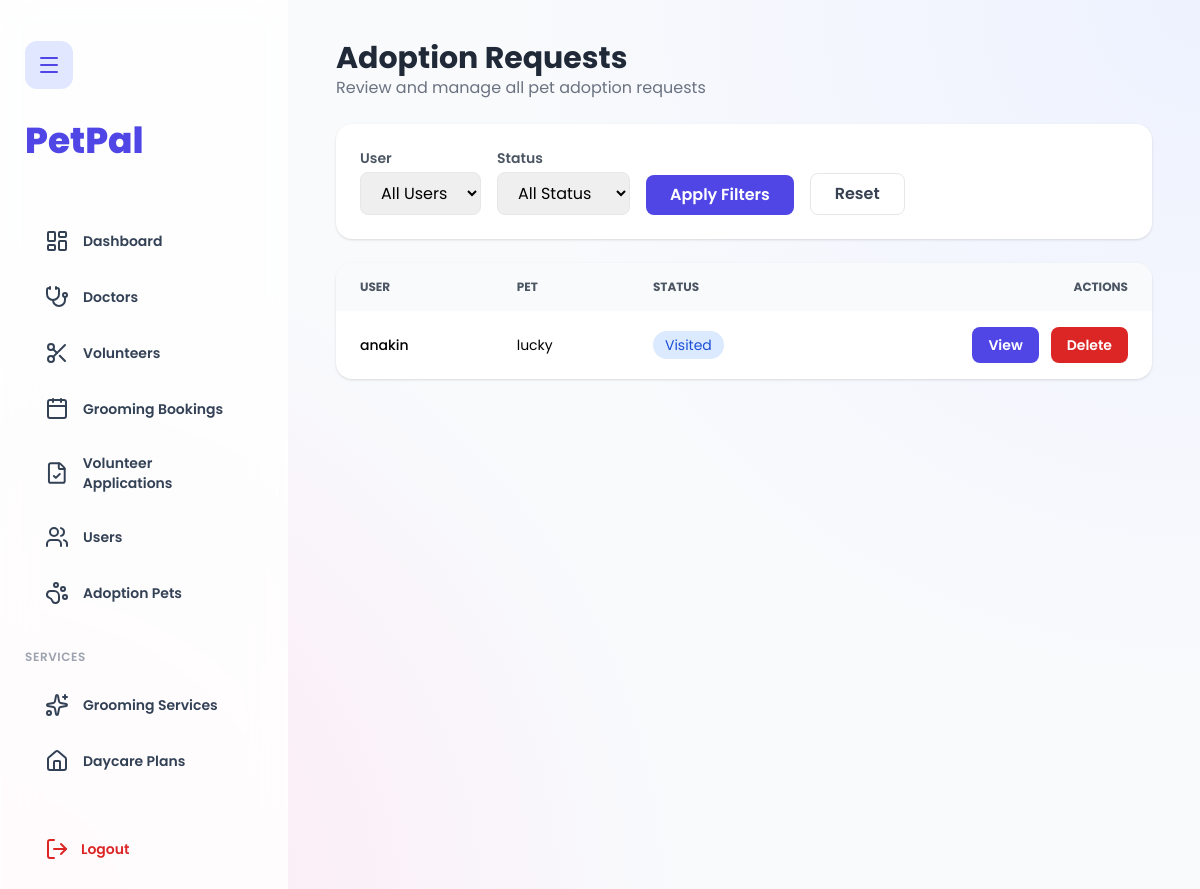
The app's page /petadmin/adoptions/ with its own data.
### petapp/models.py (models this page shows, shortened)
class AdoptionRequest(models.Model):
    user = models.ForeignKey(user_registration, on_delete=models.CASCADE)
    pet = models.ForeignKey(Pet, on_delete=models.CASCADE)
    status = models.CharField(
        max_length=20,
        choices=[
            ("Pending", "Pending"),
            ("Approved", "Approved"),
            ("Rejected", "Rejected"),
            ("Visited", "Visited"),
        ],
        default="Pending"
    )
    visit_date = models.DateField(null=True, blank=True)
    created_at = models.DateTimeField(auto_now_add=True)

class user_registration(models.Model):
    name = models.CharField(max_length=100)
    username = models.CharField(max_length=100, unique=True)
    email = models.EmailField(unique=True)
    password = models.CharField(max_length=100)
    is_active = models.BooleanField(default=True)
    profile_image = models.ImageField(upload_to="profiles/", blank=True, null=True)
    is_email_verified = models.BooleanField(default=False)

class Pet(models.Model):
    STATUS_CHOICES = [
        ("available", "Available"),
        ("adopted", "Adopted"),
        ("hidden", "Hidden"),
    ]
    name = models.CharField(max_length=100)
    pet_type = models.CharField(max_length=100)
    age = models.PositiveIntegerField()
    description = models.TextField()
    image = models.ImageField(upload_to='pet_images/', blank=True, null=True)
    vaccinated = models.BooleanField(default=True)
    status = models.CharField(max_length=20, choices=STATUS_CHOICES, default="available")

### Petadmin/views.py (the view)
# urls.py: path("adoptions/", views.adminAdoptions, name="adminAdoptions"),
def adminAdoptions(request):
    users = user_registration.objects.all()
    adoptions = AdoptionRequest.objects.select_related("user", "pet")
    selected_user = request.GET.get("user")
    status = request.GET.get("status")
    if selected_user:
        adoptions = adoptions.filter(user_id=selected_user)
    if status:
        adoptions = adoptions.filter(status=status)
    return render(request, "Petadmin/adoptions_list.html", {
    "adoptions": adoptions,
    "users": users,
    "selected_user": selected_user,
    "selected_status": status,
})

### templates/Petadmin/adoptions_list.html (shortened to what this page needs)
{% extends "petadmin/baseAdmin.html" %}
{% block content %}
<div class="max-w-6xl mx-auto space-y-6">
  <div>
    <h1 class="text-3xl font-bold text-gray-800">Adoption Requests</h1>
    <p class="text-gray-500">Review and manage all pet adoption requests</p>
  </div>
  <form method="get" class="bg-white rounded-2xl shadow p-6 flex gap-4 items-end">
    <div>
      <label class="block text-sm font-semibold text-gray-600 mb-1">User</label>
      <select name="user" class="border rounded-lg px-4 py-2">
        <option value="">All Users</option>
      </select>
    </div>
    <div>
      <label class="block text-sm font-semibold text-gray-600 mb-1">Status</label>
      <select name="status" class="border rounded-lg px-4 py-2">
        <option value="">All Status</option>
      </select>
    </div>
    <button class="px-6 py-2 bg-indigo-600 text-white rounded-lg font-semibold">
      Apply Filters
    </button>
    <a href="{% url 'petadmin:adminAdoptions' %}"
       class="px-6 py-2 border rounded-lg font-semibold text-gray-700">
      Reset
    </a>
  </form>
  <div class="bg-white rounded-2xl shadow overflow-hidden">
    <table class="w-full text-sm">
      <thead class="bg-gray-50 text-gray-600 uppercase text-xs">
        <tr>
          <th class="px-6 py-4 text-left">User</th>
          <th class="px-6 py-4 text-left">Pet</th>
          <th class="px-6 py-4 text-left">Status</th>
          <th class="px-6 py-4 text-right">Actions</th>
        </tr>
      </thead>
      <tbody class="divide-y">
        {% for a in adoptions %}
        <tr class="hover:bg-gray-50">
          <td class="px-6 py-4 font-medium">{{ a.user.name }}</td>
          <td class="px-6 py-4">{{ a.pet.name }}</td>
          <td class="px-6 py-4">
            {% if a.status == "Approved" %}
              <span class="px-3 py-1 rounded-full bg-green-100 text-green-700">Approved</span>
            {% elif a.status == "Pending" %}
              <span class="px-3 py-1 rounded-full bg-yellow-100 text-yellow-700">Pending</span>
            {% elif a.status == "Visited" %}
              <span class="px-3 py-1 rounded-full bg-blue-100 text-blue-700">Visited</span>
            {% else %}
              <span class="px-3 py-1 rounded-full bg-red-100 text-red-700">Rejected</span>
            {% endif %}
          </td>
          <td class="px-6 py-4 text-right flex gap-3 justify-end">
            <a href="{% url 'petadmin:adminAdoptionView' a.id %}"
               class="px-4 py-2 bg-indigo-600 text-white rounded-lg font-semibold">
              View
            </a>
            <form method="post"
                  action="{% url 'petadmin:deleteAdoptionRequest' a.id %}"
                  onsubmit="return confirm('This will permanently delete the adoption request. Continue?');">
              <button
                class="px-4 py-2 bg-red-600 text-white rounded-lg font-semibold">
                Delete
              </button>
            </form>
          </td>
        </tr>
        {% empty %}
        <tr>
          <td colspan="4" class="px-6 py-10 text-center text-gray-500">
            No adoption requests found.
          </td>
        </tr>
        {% endfor %}
      </tbody>
    </table>
  </div>
</div>
{% endblock %}

### templates/Petadmin/baseadmin.html (style rules this page uses)
body { font-family:"Poppins",sans-serif; background: radial-gradient(circle at top right,#eef2ff,transparent 45%), radial-gradient(circle at bottom left,#fde7f3,transparent 45%), #f8fafc; }

### records on screen
AdoptionRequest: user.name "anakin", pet.name "lucky", status "Visited"
